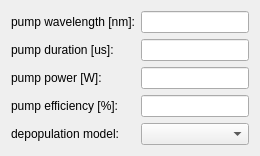
          <widget class="QWidget" name="scrollAreaWidgetContents_Excitation">
           <property name="geometry">
            <rect>
             <x>0</x>
             <y>0</y>
             <width>0</width>
             <height>0</height>
            </rect>
           </property>
           <layout class="QFormLayout" name="formLayout_3">
            <property name="fieldGrowthPolicy">
             <enum>QFormLayout::AllNonFixedFieldsGrow</enum>
            </property>
            <item row="0" column="0">
             <widget class="QLabel" name="label_pump_wavelen">
              <property name="text">
               <string>pump wavelength [nm]:</string>
              </property>
             </widget>
            </item>
            <item row="0" column="1">
             <widget class="QLineEdit" name="lineEdit_pump_wavelen">
              <property name="alignment">
               <set>Qt::AlignRight|Qt::AlignTrailing|Qt::AlignVCenter</set>
              </property>
             </widget>
            </item>
            <item row="1" column="0">
             <widget class="QLabel" name="label_pump_duration">
              <property name="text">
               <string>pump duration [us]:</string>
              </property>
             </widget>
            </item>
            <item row="1" column="1">
             <widget class="QLineEdit" name="lineEdit_pump_duration">
              <property name="alignment">
               <set>Qt::AlignRight|Qt::AlignTrailing|Qt::AlignVCenter</set>
              </property>
             </widget>
            </item>
            <item row="2" column="0">
             <widget class="QLabel" name="label_pump_power">
              <property name="text">
               <string>pump power [W]:</string>
              </property>
             </widget>
            </item>
            <item row="2" column="1">
             <widget class="QLineEdit" name="lineEdit_pump_power">
              <property name="alignment">
               <set>Qt::AlignRight|Qt::AlignTrailing|Qt::AlignVCenter</set>
              </property>
             </widget>
            </item>
            <item row="3" column="0">
             <widget class="QLabel" name="label_pump_efficiency">
              <property name="text">
               <string>pump efficiency [%]:</string>
              </property>
             </widget>
            </item>
            <item row="3" column="1">
             <widget class="QLineEdit" name="lineEdit_pump_efficiency">
              <property name="alignment">
               <set>Qt::AlignRight|Qt::AlignTrailing|Qt::AlignVCenter</set>
              </property>
             </widget>
            </item>
            <item row="4" column="0">
             <widget class="QLabel" name="label_depop_model_class">
              <property name="text">
               <string>depopulation model:</string>
              </property>
             </widget>
            </item>
            <item row="4" column="1">
             <widget class="QComboBox" name="comboBox_depop_model_class"/>
            </item>
           </layout>
          </widget>
